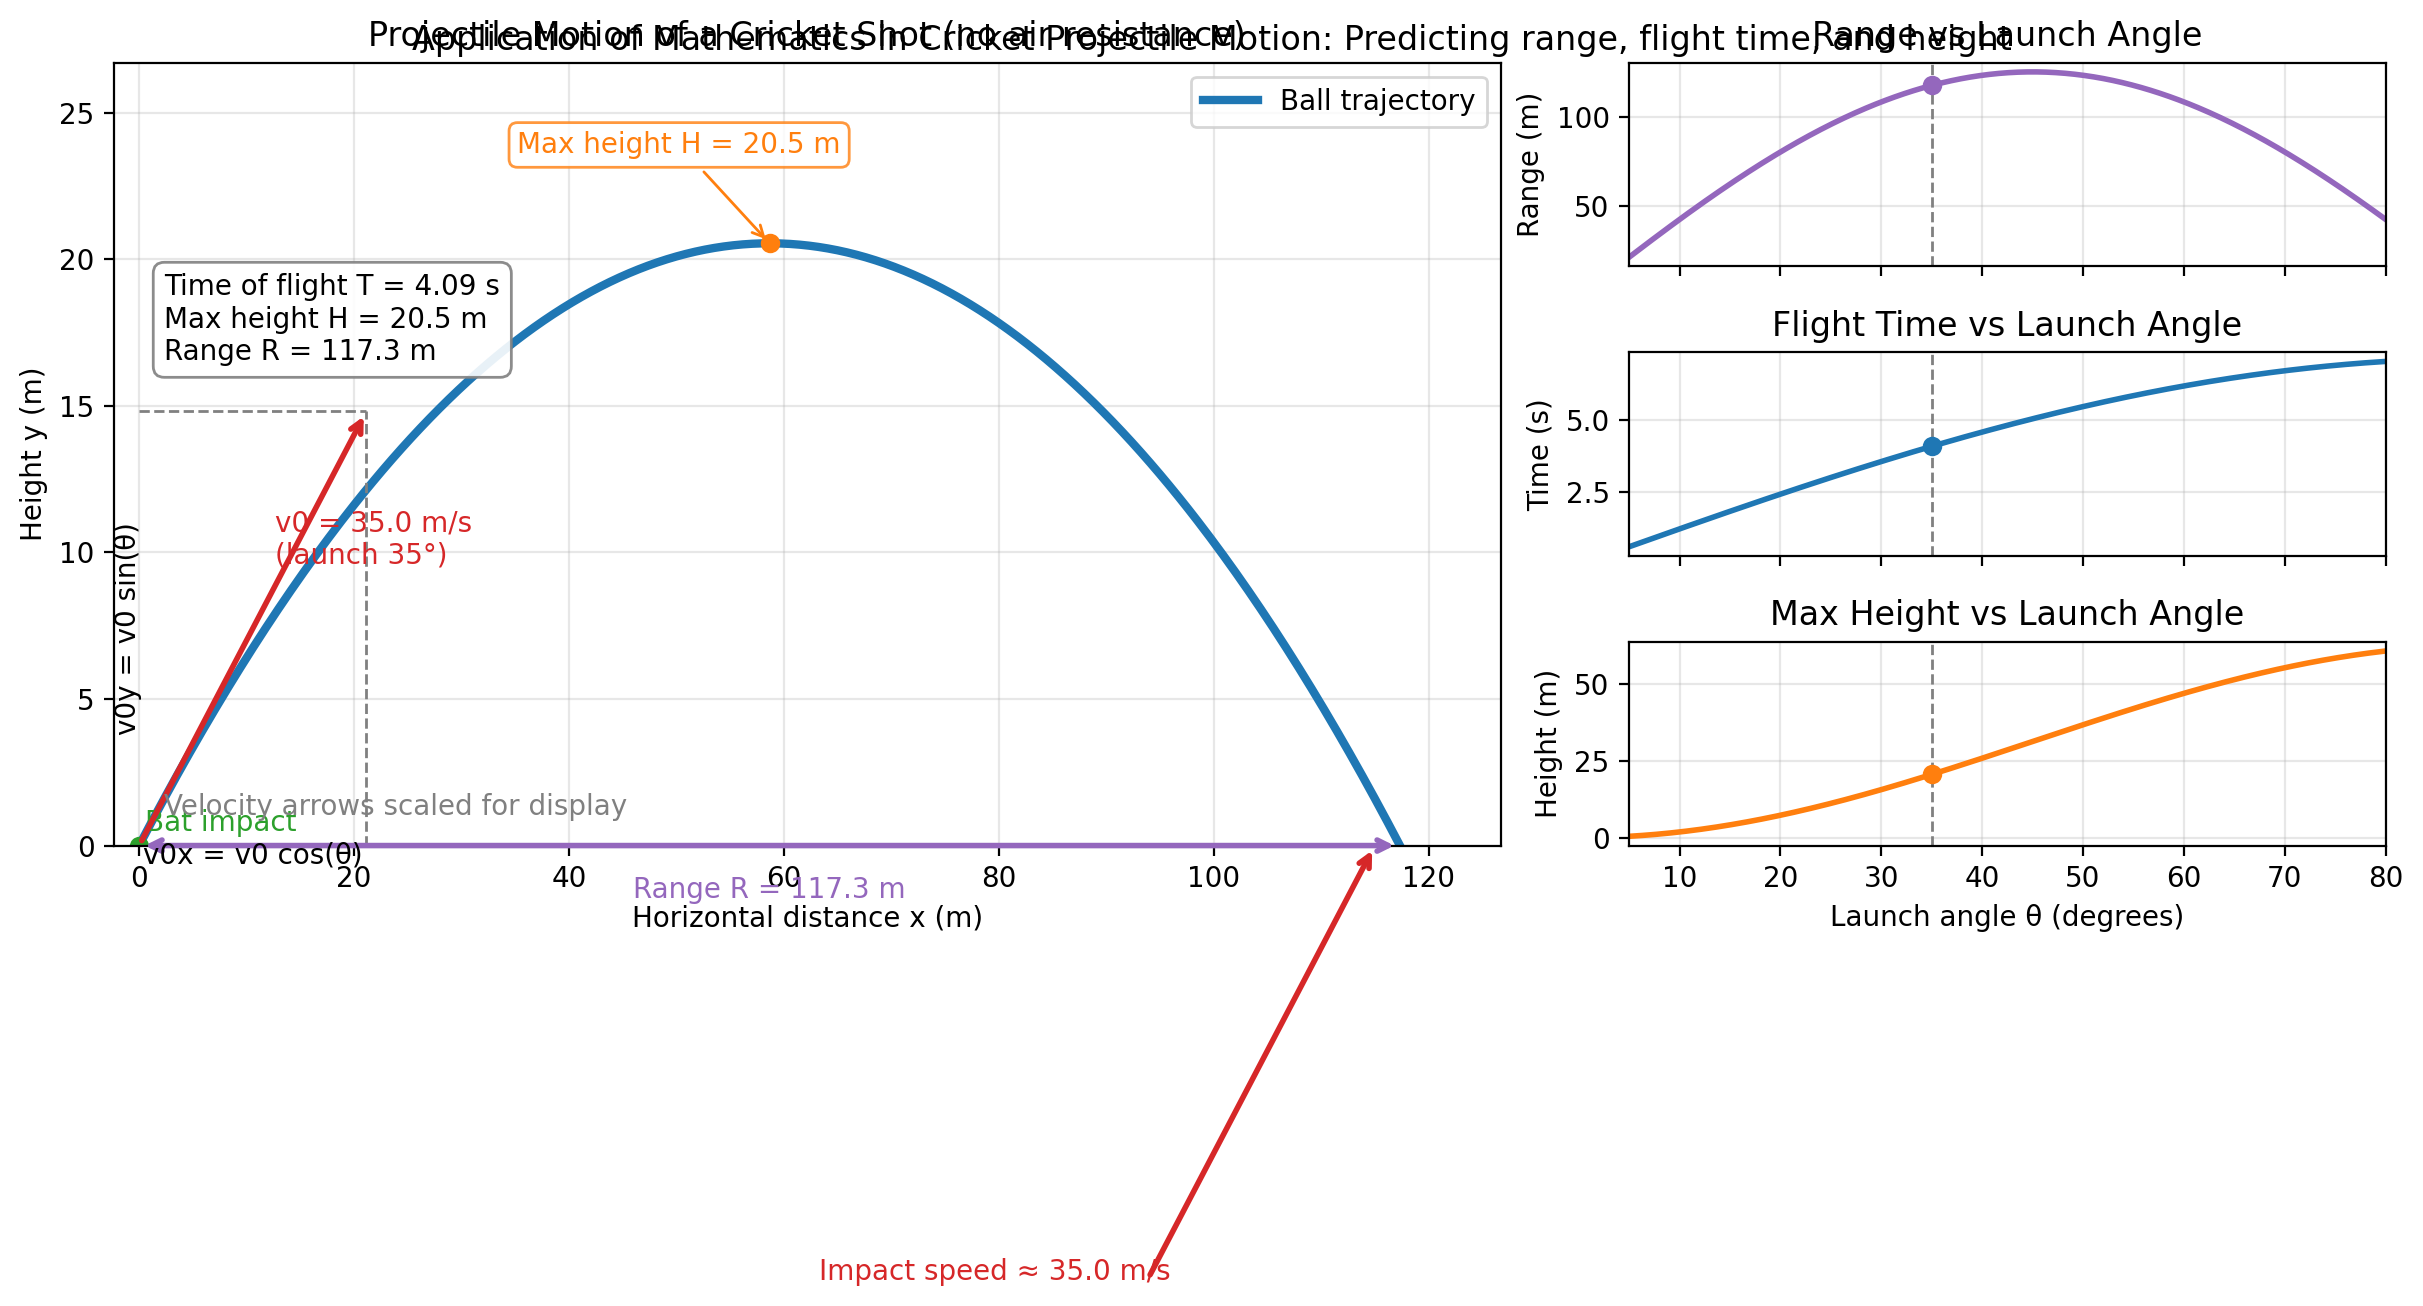

The script that saved this image:
import numpy as np
import matplotlib.pyplot as plt
from matplotlib.gridspec import GridSpec

# Parameters for the cricket shot (no air resistance)
g = 9.81  # m/s^2 (gravity)
v0 = 35.0  # m/s, typical lofted cricket shot speed
angle_deg = 35.0  # launch angle in degrees
angle = np.deg2rad(angle_deg)

# Key projectile quantities
T = 2 * v0 * np.sin(angle) / g  # time of flight (s)
R = (v0**2) * np.sin(2 * angle) / g  # range (m)
H = (v0**2) * (np.sin(angle)**2) / (2 * g)  # max height (m)

# Trajectory points
num = 400
t = np.linspace(0, T, num)
x = v0 * np.cos(angle) * t
y = v0 * np.sin(angle) * t - 0.5 * g * t**2
# Ensure ground is y >= 0 for plotting (avoid tiny negative due to float error)
y = np.maximum(y, 0)

# Apex point
t_apex = v0 * np.sin(angle) / g
x_apex = v0 * np.cos(angle) * t_apex
y_apex = H

# Prepare angle sweep for insights on optimization
theta_deg = np.linspace(5, 80, 400)
theta = np.deg2rad(theta_deg)
R_theta = (v0**2) * np.sin(2 * theta) / g
T_theta = 2 * v0 * np.sin(theta) / g
H_theta = (v0**2) * (np.sin(theta)**2) / (2 * g)

# Figure layout
plt.rcParams.update({
    'font.size': 10,
    'axes.grid': True,
    'grid.alpha': 0.3
})
fig = plt.figure(figsize=(12, 6), constrained_layout=True)
gs = GridSpec(3, 4, figure=fig, width_ratios=[2.2, 2.2, 1.2, 1.2], height_ratios=[1, 1, 1])
ax_main = fig.add_subplot(gs[:, :2])
ax_r = fig.add_subplot(gs[0, 2:])
ax_t = fig.add_subplot(gs[1, 2:])
ax_h = fig.add_subplot(gs[2, 2:])

# Main trajectory plot (left)
ax_main.plot(x, y, lw=3, color='#1f77b4', label='Ball trajectory')
ax_main.set_title('Projectile Motion of a Cricket Shot (no air resistance)')
ax_main.set_xlabel('Horizontal distance x (m)')
ax_main.set_ylabel('Height y (m)')

# Ground line
ax_main.axhline(0, color='k', lw=1)

# Mark start (bat impact) and apex
ax_main.plot([0], [0], 'o', color='tab:green', ms=6)
ax_main.text(0.5, 0.5, 'Bat impact', color='tab:green')
ax_main.plot([x_apex], [y_apex], 'o', color='tab:orange', ms=6)
ax_main.annotate(f'Max height H = {H:.1f} m',
                 xy=(x_apex, y_apex), xytext=(x_apex*0.6, y_apex*1.15),
                 arrowprops=dict(arrowstyle='->', color='tab:orange'),
                 bbox=dict(boxstyle='round,pad=0.3', fc='white', ec='tab:orange', alpha=0.8),
                 color='tab:orange')

# Range marker
ax_main.annotate('', xy=(R, 0), xytext=(0, 0),
                 arrowprops=dict(arrowstyle='<->', color='tab:purple', lw=2))
ax_main.text(R*0.5, -0.05*max(1, H), f'Range R = {R:.1f} m', color='tab:purple', ha='center', va='top')

# Initial velocity vector and its components (scaled for display)
vec_len = 0.22 * R
vx_dir = np.cos(angle)
vy_dir = np.sin(angle)
# Resultant v0 arrow
ax_main.annotate('', xy=(vec_len*vx_dir, vec_len*vy_dir), xytext=(0, 0),
                 arrowprops=dict(arrowstyle='->', lw=2, color='tab:red'))
ax_main.text(vec_len*vx_dir*0.6, vec_len*vy_dir*0.65, f'v0 = {v0:.1f} m/s\n(launch {angle_deg:.0f}°)', color='tab:red')
# Component guides (dashed to axes)
ax_main.plot([vec_len*vx_dir, vec_len*vx_dir], [0, vec_len*vy_dir], ls='--', color='gray', lw=1)
ax_main.plot([0, vec_len*vx_dir], [vec_len*vy_dir, vec_len*vy_dir], ls='--', color='gray', lw=1)
ax_main.text(vec_len*vx_dir*0.5, -0.03*max(1, H), 'v0x = v0 cos(θ)', ha='center')
ax_main.text(-0.02*R, vec_len*vy_dir*0.5, 'v0y = v0 sin(θ)', va='center', rotation=90)

# Impact speed vector near landing (magnitude ~ v0 for equal heights)
impact_anchor_x = R * 0.98
impact_anchor_y = 0
ax_main.annotate('',
                 xy=(impact_anchor_x, impact_anchor_y),
                 xytext=(impact_anchor_x - vec_len*vx_dir, impact_anchor_y - vec_len*vy_dir),
                 arrowprops=dict(arrowstyle='->', lw=2, color='tab:red'))
ax_main.text(impact_anchor_x - vec_len*vx_dir*0.9, impact_anchor_y - vec_len*vy_dir*0.95,
             f'Impact speed ≈ {v0:.1f} m/s', color='tab:red', ha='right', va='top')

# Info box with computed values
info = f"Time of flight T = {T:.2f} s\nMax height H = {H:.1f} m\nRange R = {R:.1f} m"
ax_main.text(0.02*R, 0.95*max(H, 1), info,
             bbox=dict(boxstyle='round,pad=0.4', fc='white', ec='gray', alpha=0.9), va='top')
ax_main.text(0.02*R, 0.05*max(H, 1), 'Velocity arrows scaled for display', color='gray')

# Limits and legend
ax_main.set_xlim(-0.02*R, R*1.08)
ax_main.set_ylim(0, max(H*1.3, 5))
ax_main.legend(loc='upper right')

# Right column: How angle affects outcomes
ax_r.plot(theta_deg, R_theta, color='tab:purple', lw=2)
ax_r.axvline(angle_deg, color='gray', ls='--', lw=1)
ax_r.plot([angle_deg], [R], 'o', color='tab:purple')
ax_r.set_title('Range vs Launch Angle')
ax_r.set_ylabel('Range (m)')
ax_r.set_xticklabels([])

ax_t.plot(theta_deg, T_theta, color='tab:blue', lw=2)
ax_t.axvline(angle_deg, color='gray', ls='--', lw=1)
ax_t.plot([angle_deg], [T], 'o', color='tab:blue')
ax_t.set_title('Flight Time vs Launch Angle')
ax_t.set_ylabel('Time (s)')
ax_t.set_xticklabels([])

ax_h.plot(theta_deg, H_theta, color='tab:orange', lw=2)
ax_h.axvline(angle_deg, color='gray', ls='--', lw=1)
ax_h.plot([angle_deg], [H], 'o', color='tab:orange')
ax_h.set_title('Max Height vs Launch Angle')
ax_h.set_ylabel('Height (m)')
ax_h.set_xlabel('Launch angle θ (degrees)')

for ax in [ax_r, ax_t, ax_h]:
    ax.set_xlim(5, 80)

# Super title tying to cricket analytics context
fig.suptitle('Application of Mathematics in Cricket Projectile Motion: Predicting range, flight time, and height', y=0.99, fontsize=12)

# Save figure
out_name = 'cricket_projectile_motion.png'
plt.savefig(out_name, dpi=200, bbox_inches='tight')
print(f'Saved figure to {out_name}')
